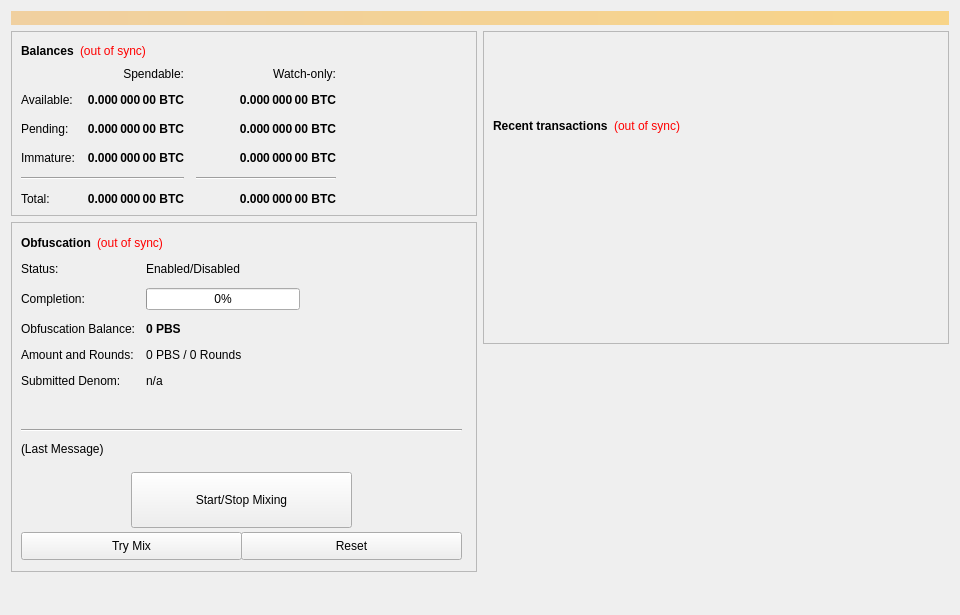
<?xml version="1.0" encoding="UTF-8"?>
<ui version="4.0">
 <class>OverviewPage</class>
 <widget class="QWidget" name="OverviewPage">
  <property name="geometry">
   <rect>
    <x>0</x>
    <y>0</y>
    <width>960</width>
    <height>615</height>
   </rect>
  </property>
  <property name="minimumSize">
   <size>
    <width>960</width>
    <height>0</height>
   </size>
  </property>
  <property name="windowTitle">
   <string>Form</string>
  </property>
  <layout class="QVBoxLayout" name="topLayout">
   <item>
    <widget class="QLabel" name="labelAlerts">
     <property name="visible">
      <bool>false</bool>
     </property>
     <property name="styleSheet">
      <string notr="true">background-color: qlineargradient(x1: 0, y1: 0, x2: 1, y2: 0, stop:0 #F0D0A0, stop:1 #F8D488); color:#000000;</string>
     </property>
     <property name="wordWrap">
      <bool>true</bool>
     </property>
     <property name="margin">
      <number>3</number>
     </property>
    </widget>
   </item>
   <item>
    <layout class="QHBoxLayout" name="horizontalLayout" stretch="1,1">
     <item>
      <layout class="QVBoxLayout" name="verticalLayout_2">
       <item>
        <widget class="QFrame" name="frame">
         <property name="frameShape">
          <enum>QFrame::StyledPanel</enum>
         </property>
         <property name="frameShadow">
          <enum>QFrame::Raised</enum>
         </property>
         <layout class="QVBoxLayout" name="verticalLayout_4">
          <item>
           <layout class="QHBoxLayout" name="horizontalLayout_4">
            <item>
             <widget class="QLabel" name="label_5">
              <property name="font">
               <font>
                <weight>75</weight>
                <bold>true</bold>
               </font>
              </property>
              <property name="text">
               <string>Balances</string>
              </property>
             </widget>
            </item>
            <item>
             <widget class="QLabel" name="labelWalletStatus">
              <property name="cursor">
               <cursorShape>WhatsThisCursor</cursorShape>
              </property>
              <property name="toolTip">
               <string>The displayed information may be out of date. Your wallet automatically synchronizes with the PBS network after a connection is established, but this process has not completed yet.</string>
              </property>
              <property name="styleSheet">
               <string notr="true">QLabel { color: red; }</string>
              </property>
              <property name="text">
               <string notr="true">(out of sync)</string>
              </property>
              <property name="alignment">
               <set>Qt::AlignLeading|Qt::AlignLeft|Qt::AlignVCenter</set>
              </property>
             </widget>
            </item>
            <item>
             <spacer name="horizontalSpacer_3">
              <property name="orientation">
               <enum>Qt::Horizontal</enum>
              </property>
              <property name="sizeHint" stdset="0">
               <size>
                <width>40</width>
                <height>20</height>
               </size>
              </property>
             </spacer>
            </item>
           </layout>
          </item>
          <item>
           <layout class="QGridLayout" name="gridLayout">
            <property name="spacing">
             <number>12</number>
            </property>
            <item row="2" column="2">
             <widget class="QLabel" name="labelWatchPending">
              <property name="font">
               <font>
                <weight>75</weight>
                <bold>true</bold>
               </font>
              </property>
              <property name="cursor">
               <cursorShape>IBeamCursor</cursorShape>
              </property>
              <property name="toolTip">
               <string>Unconfirmed transactions to watch-only addresses</string>
              </property>
              <property name="text">
               <string notr="true">0.000 000 00 BTC</string>
              </property>
              <property name="alignment">
               <set>Qt::AlignRight|Qt::AlignTrailing|Qt::AlignVCenter</set>
              </property>
              <property name="textInteractionFlags">
               <set>Qt::LinksAccessibleByMouse|Qt::TextSelectableByKeyboard|Qt::TextSelectableByMouse</set>
              </property>
             </widget>
            </item>
            <item row="2" column="1">
             <widget class="QLabel" name="labelUnconfirmed">
              <property name="font">
               <font>
                <weight>75</weight>
                <bold>true</bold>
               </font>
              </property>
              <property name="cursor">
               <cursorShape>IBeamCursor</cursorShape>
              </property>
              <property name="toolTip">
               <string>Total of transactions that have yet to be confirmed, and do not yet count toward the spendable balance</string>
              </property>
              <property name="text">
               <string notr="true">0.000 000 00 BTC</string>
              </property>
              <property name="alignment">
               <set>Qt::AlignRight|Qt::AlignTrailing|Qt::AlignVCenter</set>
              </property>
              <property name="textInteractionFlags">
               <set>Qt::LinksAccessibleByMouse|Qt::TextSelectableByKeyboard|Qt::TextSelectableByMouse</set>
              </property>
             </widget>
            </item>
            <item row="3" column="2">
             <widget class="QLabel" name="labelWatchImmature">
              <property name="font">
               <font>
                <weight>75</weight>
                <bold>true</bold>
               </font>
              </property>
              <property name="cursor">
               <cursorShape>IBeamCursor</cursorShape>
              </property>
              <property name="toolTip">
               <string>Staked or masternode rewards in watch-only addresses that has not yet matured</string>
              </property>
              <property name="text">
               <string notr="true">0.000 000 00 BTC</string>
              </property>
              <property name="alignment">
               <set>Qt::AlignRight|Qt::AlignTrailing|Qt::AlignVCenter</set>
              </property>
              <property name="textInteractionFlags">
               <set>Qt::LinksAccessibleByMouse|Qt::TextSelectableByKeyboard|Qt::TextSelectableByMouse</set>
              </property>
             </widget>
            </item>
            <item row="4" column="0" colspan="2">
             <widget class="Line" name="lineSpendableBalance">
              <property name="orientation">
               <enum>Qt::Horizontal</enum>
              </property>
             </widget>
            </item>
            <item row="4" column="2">
             <widget class="Line" name="lineWatchBalance">
              <property name="sizePolicy">
               <sizepolicy hsizetype="Preferred" vsizetype="Fixed">
                <horstretch>0</horstretch>
                <verstretch>0</verstretch>
               </sizepolicy>
              </property>
              <property name="minimumSize">
               <size>
                <width>140</width>
                <height>0</height>
               </size>
              </property>
              <property name="orientation">
               <enum>Qt::Horizontal</enum>
              </property>
             </widget>
            </item>
            <item row="5" column="0">
             <widget class="QLabel" name="labelTotalText">
              <property name="text">
               <string>Total:</string>
              </property>
             </widget>
            </item>
            <item row="3" column="1">
             <widget class="QLabel" name="labelImmature">
              <property name="font">
               <font>
                <weight>75</weight>
                <bold>true</bold>
               </font>
              </property>
              <property name="cursor">
               <cursorShape>IBeamCursor</cursorShape>
              </property>
              <property name="toolTip">
               <string>Staked or masternode rewards that has not yet matured</string>
              </property>
              <property name="text">
               <string notr="true">0.000 000 00 BTC</string>
              </property>
              <property name="alignment">
               <set>Qt::AlignRight|Qt::AlignTrailing|Qt::AlignVCenter</set>
              </property>
              <property name="textInteractionFlags">
               <set>Qt::LinksAccessibleByMouse|Qt::TextSelectableByKeyboard|Qt::TextSelectableByMouse</set>
              </property>
             </widget>
            </item>
            <item row="2" column="3">
             <spacer name="horizontalSpacer_2">
              <property name="orientation">
               <enum>Qt::Horizontal</enum>
              </property>
              <property name="sizeHint" stdset="0">
               <size>
                <width>40</width>
                <height>20</height>
               </size>
              </property>
             </spacer>
            </item>
            <item row="3" column="0">
             <widget class="QLabel" name="labelImmatureText">
              <property name="text">
               <string>Immature:</string>
              </property>
             </widget>
            </item>
            <item row="5" column="1">
             <widget class="QLabel" name="labelTotal">
              <property name="font">
               <font>
                <weight>75</weight>
                <bold>true</bold>
               </font>
              </property>
              <property name="cursor">
               <cursorShape>IBeamCursor</cursorShape>
              </property>
              <property name="toolTip">
               <string>Your current total balance</string>
              </property>
              <property name="text">
               <string notr="true">0.000 000 00 BTC</string>
              </property>
              <property name="alignment">
               <set>Qt::AlignRight|Qt::AlignTrailing|Qt::AlignVCenter</set>
              </property>
              <property name="textInteractionFlags">
               <set>Qt::LinksAccessibleByMouse|Qt::TextSelectableByKeyboard|Qt::TextSelectableByMouse</set>
              </property>
             </widget>
            </item>
            <item row="5" column="2">
             <widget class="QLabel" name="labelWatchTotal">
              <property name="font">
               <font>
                <weight>75</weight>
                <bold>true</bold>
               </font>
              </property>
              <property name="cursor">
               <cursorShape>IBeamCursor</cursorShape>
              </property>
              <property name="toolTip">
               <string>Current total balance in watch-only addresses</string>
              </property>
              <property name="text">
               <string notr="true">0.000 000 00 BTC</string>
              </property>
              <property name="alignment">
               <set>Qt::AlignRight|Qt::AlignTrailing|Qt::AlignVCenter</set>
              </property>
              <property name="textInteractionFlags">
               <set>Qt::LinksAccessibleByMouse|Qt::TextSelectableByKeyboard|Qt::TextSelectableByMouse</set>
              </property>
             </widget>
            </item>
            <item row="0" column="2">
             <widget class="QLabel" name="labelWatchonly">
              <property name="text">
               <string>Watch-only:</string>
              </property>
              <property name="alignment">
               <set>Qt::AlignRight|Qt::AlignTrailing|Qt::AlignVCenter</set>
              </property>
             </widget>
            </item>
            <item row="1" column="0">
             <widget class="QLabel" name="labelBalanceText">
              <property name="text">
               <string>Available:</string>
              </property>
             </widget>
            </item>
            <item row="1" column="1">
             <widget class="QLabel" name="labelBalance">
              <property name="font">
               <font>
                <weight>75</weight>
                <bold>true</bold>
               </font>
              </property>
              <property name="cursor">
               <cursorShape>IBeamCursor</cursorShape>
              </property>
              <property name="toolTip">
               <string>Your current spendable balance</string>
              </property>
              <property name="text">
               <string notr="true">0.000 000 00 BTC</string>
              </property>
              <property name="alignment">
               <set>Qt::AlignRight|Qt::AlignTrailing|Qt::AlignVCenter</set>
              </property>
              <property name="textInteractionFlags">
               <set>Qt::LinksAccessibleByMouse|Qt::TextSelectableByKeyboard|Qt::TextSelectableByMouse</set>
              </property>
             </widget>
            </item>
            <item row="1" column="2">
             <widget class="QLabel" name="labelWatchAvailable">
              <property name="font">
               <font>
                <weight>75</weight>
                <bold>true</bold>
               </font>
              </property>
              <property name="cursor">
               <cursorShape>IBeamCursor</cursorShape>
              </property>
              <property name="toolTip">
               <string>Your current balance in watch-only addresses</string>
              </property>
              <property name="text">
               <string notr="true">0.000 000 00 BTC</string>
              </property>
              <property name="alignment">
               <set>Qt::AlignRight|Qt::AlignTrailing|Qt::AlignVCenter</set>
              </property>
              <property name="textInteractionFlags">
               <set>Qt::LinksAccessibleByMouse|Qt::TextSelectableByKeyboard|Qt::TextSelectableByMouse</set>
              </property>
             </widget>
            </item>
            <item row="2" column="0">
             <widget class="QLabel" name="labelPendingText">
              <property name="text">
               <string>Pending:</string>
              </property>
             </widget>
            </item>
            <item row="0" column="1">
             <widget class="QLabel" name="labelSpendable">
              <property name="text">
               <string>Spendable:</string>
              </property>
              <property name="alignment">
               <set>Qt::AlignRight|Qt::AlignTrailing|Qt::AlignVCenter</set>
              </property>
             </widget>
            </item>
           </layout>
          </item>
         </layout>
        </widget>
       </item>
       <item>
        <widget class="QFrame" name="frameObfuscation">
         <property name="minimumSize">
          <size>
           <width>0</width>
           <height>350</height>
          </size>
         </property>
         <property name="layoutDirection">
          <enum>Qt::LeftToRight</enum>
         </property>
         <property name="frameShape">
          <enum>QFrame::StyledPanel</enum>
         </property>
         <property name="frameShadow">
          <enum>QFrame::Raised</enum>
         </property>
         <widget class="QWidget" name="formLayoutWidget">
          <property name="geometry">
           <rect>
            <x>10</x>
            <y>40</y>
            <width>451</width>
            <height>161</height>
           </rect>
          </property>
          <layout class="QFormLayout" name="formLayout">
           <property name="fieldGrowthPolicy">
            <enum>QFormLayout::AllNonFixedFieldsGrow</enum>
           </property>
           <property name="horizontalSpacing">
            <number>11</number>
           </property>
           <property name="verticalSpacing">
            <number>12</number>
           </property>
           <item row="0" column="0">
            <widget class="QLabel" name="label_6">
             <property name="text">
              <string>Status:</string>
             </property>
            </widget>
           </item>
           <item row="1" column="0">
            <widget class="QLabel" name="label_7">
             <property name="text">
              <string>Completion:</string>
             </property>
            </widget>
           </item>
           <item row="1" column="1">
            <widget class="QProgressBar" name="obfuscationProgress">
             <property name="maximumSize">
              <size>
               <width>154</width>
               <height>16777215</height>
              </size>
             </property>
             <property name="value">
              <number>0</number>
             </property>
            </widget>
           </item>
           <item row="2" column="0">
            <widget class="QLabel" name="labelAnonymizedText">
             <property name="text">
              <string>Obfuscation Balance:</string>
             </property>
            </widget>
           </item>
           <item row="2" column="1">
            <widget class="QLabel" name="labelAnonymized">
             <property name="font">
              <font>
               <weight>75</weight>
               <bold>true</bold>
              </font>
             </property>
             <property name="text">
              <string notr="true">0 PBS</string>
             </property>
            </widget>
           </item>
           <item row="3" column="0">
            <widget class="QLabel" name="label_8">
             <property name="text">
              <string>Amount and Rounds:</string>
             </property>
            </widget>
           </item>
           <item row="3" column="1">
            <widget class="QLabel" name="labelAmountRounds">
             <property name="text">
              <string>0 PBS / 0 Rounds</string>
             </property>
            </widget>
           </item>
           <item row="4" column="0">
            <widget class="QLabel" name="label_9">
             <property name="text">
              <string>Submitted Denom:</string>
             </property>
            </widget>
           </item>
           <item row="4" column="1">
            <widget class="QLabel" name="labelSubmittedDenom">
             <property name="toolTip">
              <string>The denominations you submitted to the Masternode.&lt;br&gt;To mix, other users must submit the exact same denominations.</string>
             </property>
             <property name="text">
              <string>n/a</string>
             </property>
            </widget>
           </item>
           <item row="0" column="1">
            <widget class="QLabel" name="obfuscationEnabled">
             <property name="text">
              <string>Enabled/Disabled</string>
             </property>
            </widget>
           </item>
          </layout>
         </widget>
         <widget class="QPushButton" name="runAutoDenom">
          <property name="geometry">
           <rect>
            <x>251</x>
            <y>17</y>
            <width>1</width>
            <height>1</height>
           </rect>
          </property>
          <property name="palette">
           <palette>
            <active>
             <colorrole role="WindowText">
              <brush brushstyle="SolidPattern">
               <color alpha="255">
                <red>0</red>
                <green>0</green>
                <blue>0</blue>
               </color>
              </brush>
             </colorrole>
             <colorrole role="Button">
              <brush brushstyle="SolidPattern">
               <color alpha="255">
                <red>239</red>
                <green>238</green>
                <blue>238</blue>
               </color>
              </brush>
             </colorrole>
             <colorrole role="Light">
              <brush brushstyle="SolidPattern">
               <color alpha="255">
                <red>255</red>
                <green>255</green>
                <blue>255</blue>
               </color>
              </brush>
             </colorrole>
             <colorrole role="Midlight">
              <brush brushstyle="SolidPattern">
               <color alpha="255">
                <red>247</red>
                <green>246</green>
                <blue>246</blue>
               </color>
              </brush>
             </colorrole>
             <colorrole role="Dark">
              <brush brushstyle="SolidPattern">
               <color alpha="255">
                <red>119</red>
                <green>119</green>
                <blue>119</blue>
               </color>
              </brush>
             </colorrole>
             <colorrole role="Mid">
              <brush brushstyle="SolidPattern">
               <color alpha="255">
                <red>159</red>
                <green>159</green>
                <blue>159</blue>
               </color>
              </brush>
             </colorrole>
             <colorrole role="Text">
              <brush brushstyle="SolidPattern">
               <color alpha="255">
                <red>0</red>
                <green>0</green>
                <blue>0</blue>
               </color>
              </brush>
             </colorrole>
             <colorrole role="BrightText">
              <brush brushstyle="SolidPattern">
               <color alpha="255">
                <red>255</red>
                <green>255</green>
                <blue>255</blue>
               </color>
              </brush>
             </colorrole>
             <colorrole role="ButtonText">
              <brush brushstyle="SolidPattern">
               <color alpha="255">
                <red>0</red>
                <green>0</green>
                <blue>0</blue>
               </color>
              </brush>
             </colorrole>
             <colorrole role="Base">
              <brush brushstyle="SolidPattern">
               <color alpha="255">
                <red>255</red>
                <green>255</green>
                <blue>255</blue>
               </color>
              </brush>
             </colorrole>
             <colorrole role="Window">
              <brush brushstyle="SolidPattern">
               <color alpha="255">
                <red>239</red>
                <green>238</green>
                <blue>238</blue>
               </color>
              </brush>
             </colorrole>
             <colorrole role="Shadow">
              <brush brushstyle="SolidPattern">
               <color alpha="255">
                <red>0</red>
                <green>0</green>
                <blue>0</blue>
               </color>
              </brush>
             </colorrole>
             <colorrole role="AlternateBase">
              <brush brushstyle="SolidPattern">
               <color alpha="255">
                <red>247</red>
                <green>246</green>
                <blue>246</blue>
               </color>
              </brush>
             </colorrole>
             <colorrole role="ToolTipBase">
              <brush brushstyle="SolidPattern">
               <color alpha="255">
                <red>255</red>
                <green>255</green>
                <blue>220</blue>
               </color>
              </brush>
             </colorrole>
             <colorrole role="ToolTipText">
              <brush brushstyle="SolidPattern">
               <color alpha="255">
                <red>0</red>
                <green>0</green>
                <blue>0</blue>
               </color>
              </brush>
             </colorrole>
            </active>
            <inactive>
             <colorrole role="WindowText">
              <brush brushstyle="SolidPattern">
               <color alpha="255">
                <red>0</red>
                <green>0</green>
                <blue>0</blue>
               </color>
              </brush>
             </colorrole>
             <colorrole role="Button">
              <brush brushstyle="SolidPattern">
               <color alpha="255">
                <red>239</red>
                <green>238</green>
                <blue>238</blue>
               </color>
              </brush>
             </colorrole>
             <colorrole role="Light">
              <brush brushstyle="SolidPattern">
               <color alpha="255">
                <red>255</red>
                <green>255</green>
                <blue>255</blue>
               </color>
              </brush>
             </colorrole>
             <colorrole role="Midlight">
              <brush brushstyle="SolidPattern">
               <color alpha="255">
                <red>247</red>
                <green>246</green>
                <blue>246</blue>
               </color>
              </brush>
             </colorrole>
             <colorrole role="Dark">
              <brush brushstyle="SolidPattern">
               <color alpha="255">
                <red>119</red>
                <green>119</green>
                <blue>119</blue>
               </color>
              </brush>
             </colorrole>
             <colorrole role="Mid">
              <brush brushstyle="SolidPattern">
               <color alpha="255">
                <red>159</red>
                <green>159</green>
                <blue>159</blue>
               </color>
              </brush>
             </colorrole>
             <colorrole role="Text">
              <brush brushstyle="SolidPattern">
               <color alpha="255">
                <red>0</red>
                <green>0</green>
                <blue>0</blue>
               </color>
              </brush>
             </colorrole>
             <colorrole role="BrightText">
              <brush brushstyle="SolidPattern">
               <color alpha="255">
                <red>255</red>
                <green>255</green>
                <blue>255</blue>
               </color>
              </brush>
             </colorrole>
             <colorrole role="ButtonText">
              <brush brushstyle="SolidPattern">
               <color alpha="255">
                <red>0</red>
                <green>0</green>
                <blue>0</blue>
               </color>
              </brush>
             </colorrole>
             <colorrole role="Base">
              <brush brushstyle="SolidPattern">
               <color alpha="255">
                <red>255</red>
                <green>255</green>
                <blue>255</blue>
               </color>
              </brush>
             </colorrole>
             <colorrole role="Window">
              <brush brushstyle="SolidPattern">
               <color alpha="255">
                <red>239</red>
                <green>238</green>
                <blue>238</blue>
               </color>
              </brush>
             </colorrole>
             <colorrole role="Shadow">
              <brush brushstyle="SolidPattern">
               <color alpha="255">
                <red>0</red>
                <green>0</green>
                <blue>0</blue>
               </color>
              </brush>
             </colorrole>
             <colorrole role="AlternateBase">
              <brush brushstyle="SolidPattern">
               <color alpha="255">
                <red>247</red>
                <green>246</green>
                <blue>246</blue>
               </color>
              </brush>
             </colorrole>
             <colorrole role="ToolTipBase">
              <brush brushstyle="SolidPattern">
               <color alpha="255">
                <red>255</red>
                <green>255</green>
                <blue>220</blue>
               </color>
              </brush>
             </colorrole>
             <colorrole role="ToolTipText">
              <brush brushstyle="SolidPattern">
               <color alpha="255">
                <red>0</red>
                <green>0</green>
                <blue>0</blue>
               </color>
              </brush>
             </colorrole>
            </inactive>
            <disabled>
             <colorrole role="WindowText">
              <brush brushstyle="SolidPattern">
               <color alpha="255">
                <red>119</red>
                <green>119</green>
                <blue>119</blue>
               </color>
              </brush>
             </colorrole>
             <colorrole role="Button">
              <brush brushstyle="SolidPattern">
               <color alpha="255">
                <red>239</red>
                <green>238</green>
                <blue>238</blue>
               </color>
              </brush>
             </colorrole>
             <colorrole role="Light">
              <brush brushstyle="SolidPattern">
               <color alpha="255">
                <red>255</red>
                <green>255</green>
                <blue>255</blue>
               </color>
              </brush>
             </colorrole>
             <colorrole role="Midlight">
              <brush brushstyle="SolidPattern">
               <color alpha="255">
                <red>247</red>
                <green>246</green>
                <blue>246</blue>
               </color>
              </brush>
             </colorrole>
             <colorrole role="Dark">
              <brush brushstyle="SolidPattern">
               <color alpha="255">
                <red>119</red>
                <green>119</green>
                <blue>119</blue>
               </color>
              </brush>
             </colorrole>
             <colorrole role="Mid">
              <brush brushstyle="SolidPattern">
               <color alpha="255">
                <red>159</red>
                <green>159</green>
                <blue>159</blue>
               </color>
              </brush>
             </colorrole>
             <colorrole role="Text">
              <brush brushstyle="SolidPattern">
               <color alpha="255">
                <red>119</red>
                <green>119</green>
                <blue>119</blue>
               </color>
              </brush>
             </colorrole>
             <colorrole role="BrightText">
              <brush brushstyle="SolidPattern">
               <color alpha="255">
                <red>255</red>
                <green>255</green>
                <blue>255</blue>
               </color>
              </brush>
             </colorrole>
             <colorrole role="ButtonText">
              <brush brushstyle="SolidPattern">
               <color alpha="255">
                <red>119</red>
                <green>119</green>
                <blue>119</blue>
               </color>
              </brush>
             </colorrole>
             <colorrole role="Base">
              <brush brushstyle="SolidPattern">
               <color alpha="255">
                <red>239</red>
                <green>238</green>
                <blue>238</blue>
               </color>
              </brush>
             </colorrole>
             <colorrole role="Window">
              <brush brushstyle="SolidPattern">
               <color alpha="255">
                <red>239</red>
                <green>238</green>
                <blue>238</blue>
               </color>
              </brush>
             </colorrole>
             <colorrole role="Shadow">
              <brush brushstyle="SolidPattern">
               <color alpha="255">
                <red>0</red>
                <green>0</green>
                <blue>0</blue>
               </color>
              </brush>
             </colorrole>
             <colorrole role="AlternateBase">
              <brush brushstyle="SolidPattern">
               <color alpha="255">
                <red>239</red>
                <green>238</green>
                <blue>238</blue>
               </color>
              </brush>
             </colorrole>
             <colorrole role="ToolTipBase">
              <brush brushstyle="SolidPattern">
               <color alpha="255">
                <red>255</red>
                <green>255</green>
                <blue>220</blue>
               </color>
              </brush>
             </colorrole>
             <colorrole role="ToolTipText">
              <brush brushstyle="SolidPattern">
               <color alpha="255">
                <red>0</red>
                <green>0</green>
                <blue>0</blue>
               </color>
              </brush>
             </colorrole>
            </disabled>
           </palette>
          </property>
          <property name="focusPolicy">
           <enum>Qt::NoFocus</enum>
          </property>
          <property name="autoFillBackground">
           <bool>true</bool>
          </property>
          <property name="text">
           <string/>
          </property>
          <property name="flat">
           <bool>true</bool>
          </property>
         </widget>
         <widget class="QPushButton" name="toggleObfuscation">
          <property name="geometry">
           <rect>
            <x>120</x>
            <y>250</y>
            <width>221</width>
            <height>56</height>
           </rect>
          </property>
          <property name="sizePolicy">
           <sizepolicy hsizetype="MinimumExpanding" vsizetype="Fixed">
            <horstretch>0</horstretch>
            <verstretch>0</verstretch>
           </sizepolicy>
          </property>
          <property name="text">
           <string>Start/Stop Mixing</string>
          </property>
         </widget>
         <widget class="Line" name="lineLastMessage">
          <property name="geometry">
           <rect>
            <x>10</x>
            <y>200</y>
            <width>441</width>
            <height>16</height>
           </rect>
          </property>
          <property name="orientation">
           <enum>Qt::Horizontal</enum>
          </property>
         </widget>
         <widget class="QLabel" name="obfuscationStatus">
          <property name="geometry">
           <rect>
            <x>10</x>
            <y>220</y>
            <width>451</width>
            <height>61</height>
           </rect>
          </property>
          <property name="minimumSize">
           <size>
            <width>288</width>
            <height>43</height>
           </size>
          </property>
          <property name="text">
           <string>(Last Message)</string>
          </property>
          <property name="alignment">
           <set>Qt::AlignLeading|Qt::AlignLeft|Qt::AlignTop</set>
          </property>
          <property name="wordWrap">
           <bool>true</bool>
          </property>
         </widget>
         <widget class="QPushButton" name="obfuscationAuto">
          <property name="geometry">
           <rect>
            <x>10</x>
            <y>310</y>
            <width>221</width>
            <height>28</height>
           </rect>
          </property>
          <property name="sizePolicy">
           <sizepolicy hsizetype="MinimumExpanding" vsizetype="Fixed">
            <horstretch>0</horstretch>
            <verstretch>0</verstretch>
           </sizepolicy>
          </property>
          <property name="toolTip">
           <string>Try to manually submit a Obfuscation request.</string>
          </property>
          <property name="text">
           <string>Try Mix</string>
          </property>
         </widget>
         <widget class="QPushButton" name="obfuscationReset">
          <property name="geometry">
           <rect>
            <x>230</x>
            <y>310</y>
            <width>221</width>
            <height>28</height>
           </rect>
          </property>
          <property name="sizePolicy">
           <sizepolicy hsizetype="MinimumExpanding" vsizetype="Fixed">
            <horstretch>0</horstretch>
            <verstretch>0</verstretch>
           </sizepolicy>
          </property>
          <property name="toolTip">
           <string>Reset the current status of Obfuscation (can interrupt Obfuscation if it's in the process of Mixing, which can cost you money!)</string>
          </property>
          <property name="autoFillBackground">
           <bool>false</bool>
          </property>
          <property name="text">
           <string>Reset</string>
          </property>
         </widget>
         <widget class="QWidget" name="layoutWidget">
          <property name="geometry">
           <rect>
            <x>10</x>
            <y>10</y>
            <width>431</width>
            <height>22</height>
           </rect>
          </property>
          <layout class="QHBoxLayout" name="horizontalLayout_5">
           <item>
            <widget class="QLabel" name="label_2">
             <property name="font">
              <font>
               <weight>75</weight>
               <bold>true</bold>
              </font>
             </property>
             <property name="text">
              <string>Obfuscation</string>
             </property>
            </widget>
           </item>
           <item>
            <widget class="QLabel" name="labelObfuscationSyncStatus">
             <property name="toolTip">
              <string>The displayed information may be out of date. Your wallet automatically synchronizes with the PBS network after a connection is established, but this process has not completed yet.</string>
             </property>
             <property name="styleSheet">
              <string notr="true">QLabel { color: red; }</string>
             </property>
             <property name="text">
              <string notr="true">(out of sync)</string>
             </property>
             <property name="alignment">
              <set>Qt::AlignLeading|Qt::AlignLeft|Qt::AlignVCenter</set>
             </property>
            </widget>
           </item>
           <item>
            <spacer name="horizontalSpacer_4">
             <property name="orientation">
              <enum>Qt::Horizontal</enum>
             </property>
             <property name="sizeHint" stdset="0">
              <size>
               <width>40</width>
               <height>20</height>
              </size>
             </property>
            </spacer>
           </item>
          </layout>
         </widget>
        </widget>
       </item>
       <item>
        <spacer name="verticalSpacer">
         <property name="orientation">
          <enum>Qt::Vertical</enum>
         </property>
         <property name="sizeHint" stdset="0">
          <size>
           <width>20</width>
           <height>40</height>
          </size>
         </property>
        </spacer>
       </item>
      </layout>
     </item>
     <item>
      <layout class="QVBoxLayout" name="verticalLayout_3">
       <item>
        <widget class="QFrame" name="frame_2">
         <property name="frameShape">
          <enum>QFrame::StyledPanel</enum>
         </property>
         <property name="frameShadow">
          <enum>QFrame::Raised</enum>
         </property>
         <layout class="QVBoxLayout" name="verticalLayout">
          <item>
           <spacer name="verticalSpacer_3">
            <property name="orientation">
             <enum>Qt::Vertical</enum>
            </property>
            <property name="sizeType">
             <enum>QSizePolicy::Fixed</enum>
            </property>
            <property name="sizeHint" stdset="0">
             <size>
              <width>20</width>
              <height>75</height>
             </size>
            </property>
           </spacer>
          </item>
          <item>
           <layout class="QHBoxLayout" name="horizontalLayout_2">
            <item>
             <widget class="QLabel" name="label_4">
              <property name="font">
               <font>
                <weight>75</weight>
                <bold>true</bold>
               </font>
              </property>
              <property name="text">
               <string>Recent transactions</string>
              </property>
             </widget>
            </item>
            <item>
             <widget class="QLabel" name="labelTransactionsStatus">
              <property name="cursor">
               <cursorShape>WhatsThisCursor</cursorShape>
              </property>
              <property name="toolTip">
               <string>The displayed information may be out of date. Your wallet automatically synchronizes with the PBS network after a connection is established, but this process has not completed yet.</string>
              </property>
              <property name="styleSheet">
               <string notr="true">QLabel { color: red; }</string>
              </property>
              <property name="text">
               <string notr="true">(out of sync)</string>
              </property>
              <property name="alignment">
               <set>Qt::AlignRight|Qt::AlignTrailing|Qt::AlignVCenter</set>
              </property>
             </widget>
            </item>
            <item>
             <spacer name="horizontalSpacer">
              <property name="orientation">
               <enum>Qt::Horizontal</enum>
              </property>
              <property name="sizeHint" stdset="0">
               <size>
                <width>40</width>
                <height>20</height>
               </size>
              </property>
             </spacer>
            </item>
           </layout>
          </item>
          <item>
           <widget class="QListView" name="listTransactions">
            <property name="styleSheet">
             <string notr="true">QListView { background: transparent; }</string>
            </property>
            <property name="frameShape">
             <enum>QFrame::NoFrame</enum>
            </property>
            <property name="verticalScrollBarPolicy">
             <enum>Qt::ScrollBarAlwaysOff</enum>
            </property>
            <property name="horizontalScrollBarPolicy">
             <enum>Qt::ScrollBarAlwaysOff</enum>
            </property>
            <property name="selectionMode">
             <enum>QAbstractItemView::NoSelection</enum>
            </property>
           </widget>
          </item>
         </layout>
        </widget>
       </item>
       <item>
        <spacer name="verticalSpacer_2">
         <property name="orientation">
          <enum>Qt::Vertical</enum>
         </property>
         <property name="sizeType">
          <enum>QSizePolicy::Expanding</enum>
         </property>
         <property name="sizeHint" stdset="0">
          <size>
           <width>20</width>
           <height>40</height>
          </size>
         </property>
        </spacer>
       </item>
      </layout>
     </item>
    </layout>
   </item>
  </layout>
 </widget>
 <resources/>
 <connections/>
</ui>
